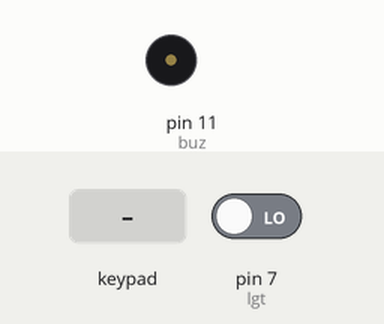
This sketch was run on a simulated Arduino Uno, built with avr-gcc and run on an emulated ATmega328P. On the bench: buzzer (waves = sounding, pin HIGH). Inputs (shaded band) come from the test bench; at power-on: pin 7 (lgt) LOW. What the sketch prints to the serial monitor is not drawn.

Above: at 1.3 s.
1.4 s: pin 7 (lgt) driven HIGH
At 1.65 s:
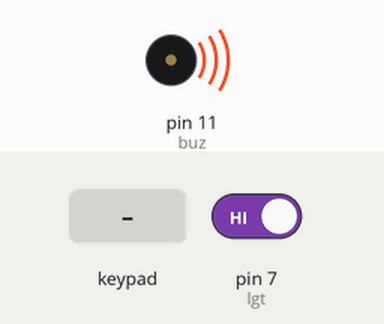
4.4 s: key '4' pressed
At 4.4 s:
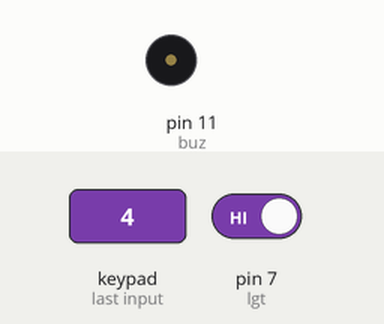
Timing chart, 0 to 7.4 s (numbered marks = the images above; inputs shaded):
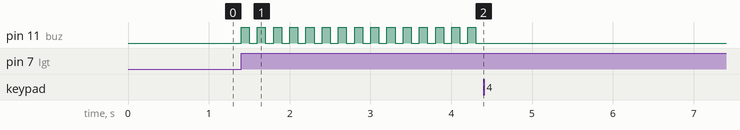

Measured:
- after the input at 1.4 s, pin 11 (buz): alternates HIGH for 0.10 s and LOW for 0.10 s, starting at once
- after the input at 4.4 s, pin 11 (buz): stops changing and stays LOW

The sketch:

last_laser.ino
```cpp
#include <Keypad.h>
 const int buz=11;
 const int lgt=7;
 const byte ROWS = 4; //four rows
const byte COLS = 4; //three columns
char keys[ROWS][COLS] = {
  {'1','2','3','A'},
  {'4','5','6','B'},
  {'7','8','9','C'},
  {'*','0','#','D'}
};

byte rowPins[ROWS] = {9, 8, 10, 6}; //connect to the row pinouts of the keypad
byte colPins[COLS] = {5, 4, 3, 2}; //connect to the column pinouts of the keypad

Keypad keypad = Keypad( makeKeymap(keys), rowPins, colPins, ROWS, COLS );


 void setup() {
    Serial.begin(9600);
  // put your setup code here, to run once:
pinMode(buz,OUTPUT); //Buzzer Pin
pinMode(lgt,INPUT); // Light Sensor
delay(100);
}

void loop() {

int i=0;
if(digitalRead(lgt)==HIGH)
{
  a:
  digitalWrite(buz,HIGH);
  delay(100);
  digitalWrite(buz ,LOW);
  delay(100);

   char key = keypad.getKey();


  if (key =='4'){
       b:
       Serial.println("Password Correct...Unsecured until restart!!");
       digitalWrite(buz,LOW);
       delay(100);


       goto b;

}

     i++;
     if(i<50){
     goto a;
      }
  }

}
```
